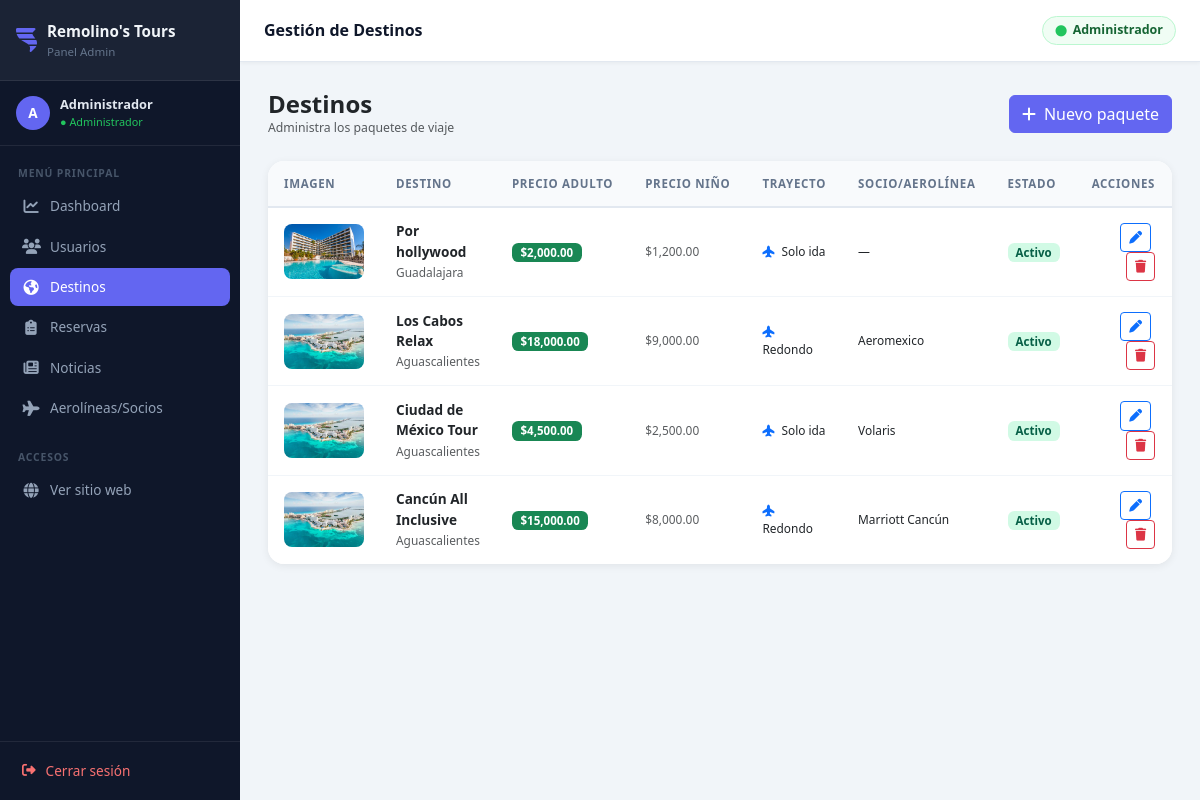
The page /admin/destinos.php (signed in) on the database its author committed.
### tables this page shows
CREATE TABLE `destinos` (
  `id` int(11) NOT NULL,
  `nombre` varchar(150) NOT NULL,
  `descripcion` text DEFAULT NULL,
  `precio` decimal(10,2) NOT NULL DEFAULT 0.00 COMMENT 'Precio adulto',
  `precio_nino` decimal(10,2) NOT NULL DEFAULT 0.00,
  `id_proveedor` int(11) DEFAULT NULL,
  `foto_portada` varchar(255) DEFAULT 'default.png',
  `tipo_trayecto` varchar(50) NOT NULL DEFAULT 'Redondo',
  `cupo_total` int(11) NOT NULL DEFAULT 20,
  `punto_salida` varchar(100) DEFAULT NULL,
  `maleta_mano_kg` int(11) NOT NULL DEFAULT 10,
  `maleta_documentada_kg` int(11) NOT NULL DEFAULT 25,
  `seguro_basico_incluido` tinyint(1) NOT NULL DEFAULT 0,
  `fecha_salida` date DEFAULT NULL,
  `dias` int(11) NOT NULL DEFAULT 1,
  `noches` int(11) NOT NULL DEFAULT 0,
  `estado` enum('Activo','Inactivo','Agotado') NOT NULL DEFAULT 'Activo',
  `created_at` timestamp NOT NULL DEFAULT current_timestamp(),
  `activo` tinyint(1) DEFAULT 1
);

CREATE TABLE `proveedores` (
  `id_proveedor` int(11) NOT NULL,
  `nombre_proveedor` varchar(150) NOT NULL,
  `tipo_proveedor` varchar(100) NOT NULL COMMENT 'Aerolínea, Hotel, Crucero, etc.',
  `contacto` varchar(150) DEFAULT NULL,
  `telefono` varchar(30) DEFAULT NULL,
  `email` varchar(150) DEFAULT NULL
);

### admin/destinos.php (the view, shortened to what this page needs)
<?php
include('../Database/conexion.php');
$resultado = mysqli_query($conexion,
    "SELECT d.*, p.nombre_proveedor
     FROM destinos d
     LEFT JOIN proveedores p ON d.id_proveedor = p.id_proveedor
     ORDER BY d.id DESC"
);
$tituloPagina = 'Gestión de Destinos';
$paginaActual = 'destinos';
require_once 'includes/header.php';
?>
<div class="d-flex align-items-center justify-content-between mb-4">
    <div>
        <h4 class="fw-bold mb-0">Destinos</h4>
        <p class="text-muted small mb-0">Administra los paquetes de viaje</p>
    </div>
    <a href="nuevo_destino.php" class="btn btn-primary d-flex align-items-center gap-2">
        <i class="fa-solid fa-plus"></i> Nuevo paquete
    </a>
</div>
<div class="card panel-card">
    <div class="card-body p-0">
        <div class="table-responsive">
            <table class="table table-hover align-middle mb-0">
                <thead>
                    <tr>
                        <th class="ps-3" style="width:90px;">Imagen</th>
                        <th>Destino</th>
                        <th>Precio Adulto</th>
                        <th>Precio Niño</th>
                        <th>Trayecto</th>
                        <th>Socio/Aerolínea</th>
                        <th>Estado</th>
                        <th class="text-end pe-4">Acciones</th>
                    </tr>
                </thead>
                <tbody>
                <?php if (!$resultado || mysqli_num_rows($resultado) === 0): ?>
                    <tr><td colspan="8" class="text-center text-muted py-5">
                        <i class="fa-solid fa-box-open fa-2x d-block mb-2"></i>
                        Sin destinos registrados
                    </td></tr>
                <?php else: ?>
                    <?php while ($d = mysqli_fetch_assoc($resultado)): ?>
                    <tr>
                        <td class="ps-3">
                            <img src="../assets/imagenes/<?= htmlspecialchars($d['foto_portada'] ?? 'default.png') ?>"
                                 alt="<?= htmlspecialchars($d['nombre']) ?>"
                                 style="width:80px;height:55px;object-fit:cover;border-radius:.5rem;"
                                 onerror="this.src='../assets/imagenes/cancun.png'">
                        </td>
                        <td>
                            <div class="fw-semibold"><?= htmlspecialchars($d['nombre']) ?></div>
                            <small class="text-muted"><?= htmlspecialchars($d['punto_salida'] ?? '—') ?></small>
                        </td>
                        <td>
                            <span class="badge bg-success text-white">$<?= number_format((float)($d['precio'] ?? 0), 2) ?></span>
                        </td>
                        <td class="text-muted small">
                            $<?= number_format((float)($d['precio_nino'] ?? 0), 2) ?>
                        </td>
                        <td class="small">
                            <i class="fa-solid fa-plane-up text-primary me-1"></i>
                            <?= htmlspecialchars($d['tipo_trayecto'] ?? 'Redondo') ?>
                        </td>
                        <td class="small"><?= htmlspecialchars($d['nombre_proveedor'] ?? '—') ?></td>
                        <td>
                            <?php
                            $est = $d['estado'] ?? 'Activo';
                            $estCls = strtolower($est) === 'activo' ? 'badge-confirmada' : 'badge-cancelada';
                            ?>
                            <span class="badge <?= $estCls ?> px-2 py-1"><?= htmlspecialchars($est) ?></span>
                        </td>
                        <td class="text-end pe-4">
                            <a href="editar_destino.php?id=<?= $d['id'] ?>"
                               class="btn btn-sm btn-outline-primary me-1" title="Editar">
                                <i class="fa-solid fa-pen"></i>
                            </a>
                            <a href="eliminar_destino.php?id=<?= $d['id'] ?>"
                               class="btn btn-sm btn-outline-danger"
                               data-confirm="¿Eliminar el destino «<?= htmlspecialchars($d['nombre']) ?>»? Esta acción no se puede deshacer."
                               title="Eliminar">
                                <i class="fa-solid fa-trash"></i>
                            </a>
                        </td>
                    </tr>
                    <?php endwhile; ?>
                <?php endif; ?>
                </tbody>
            </table>
        </div>
    </div>
</div>
<?php require_once 'includes/footer.php'; ?>

### admin/includes/header.php (shortened to what this page needs)
<?php
$tituloPagina = $tituloPagina ?? "Panel Admin";
?>
<!DOCTYPE html>
<html lang="es">
<head>
    <link href="https://cdn.jsdelivr.net/npm/bootstrap@5.3.0/dist/css/bootstrap.min.css" rel="stylesheet">
    <link rel="stylesheet" href="https://cdnjs.cloudflare.com/ajax/libs/font-awesome/6.4.0/css/all.min.css">
</head>
<body>
<?php require_once __DIR__ . "/sidebar.php"; ?>
<header id="topbar">
    <h5 class="topbar-title"><?= htmlspecialchars($tituloPagina) ?></h5>
    <span class="topbar-badge">
        <i class="fa-solid fa-circle"></i>
        <?= htmlspecialchars($_SESSION["nombre"] ?? "Administrador") ?>
    </span>
</header>
<div id="content">
<div class="page-body">

### admin/includes/sidebar.php
<?php
$paginaActual = $paginaActual ?? '';
$menu = [
    'dashboard'   => ['icono'=>'fa-chart-line',     'label'=>'Dashboard',         'url'=>'index.php'],
    'usuarios'    => ['icono'=>'fa-users',           'label'=>'Usuarios',          'url'=>'usuarios.php'],
    'destinos'    => ['icono'=>'fa-earth-americas',  'label'=>'Destinos',          'url'=>'destinos.php'],
    'reservas'    => ['icono'=>'fa-clipboard-list',  'label'=>'Reservas',          'url'=>'reservas.php'],
    'noticias'    => ['icono'=>'fa-newspaper',        'label'=>'Noticias',          'url'=>'noticias.php'],
    'proveedores' => ['icono'=>'fa-plane',           'label'=>'Aerolíneas/Socios', 'url'=>'proveedores.php'],
];
?>
<div id="sidebar">
    <a href="index.php" class="sidebar-brand">
        <i class="fa-solid fa-tornado brand-icon"></i>
        <div class="brand-text">
            <div class="name">Remolino's Tours</div>
            <div class="sub">Panel Admin</div>
        </div>
    </a>
    <div class="sidebar-user">
        <div class="sidebar-user-avatar">
            <?= strtoupper(mb_substr($_SESSION['nombre'] ?? 'A', 0, 1)) ?>
        </div>
        <div class="sidebar-user-info">
            <div class="user-name"><?= htmlspecialchars($_SESSION['nombre'] ?? 'Admin') ?></div>
            <div class="user-role">● Administrador</div>
        </div>
    </div>
    <nav class="sidebar-nav">
        <div class="nav-label">Menú principal</div>
        <?php foreach ($menu as $key => $item): ?>
        <a href="<?= $item['url'] ?>"
           class="nav-link-item <?= $paginaActual === $key ? 'active' : '' ?>">
            <i class="fa-solid <?= $item['icono'] ?> nav-icon"></i>
            <span><?= $item['label'] ?></span>
        </a>
        <?php endforeach; ?>
        <div class="nav-label" style="margin-top:10px;">Accesos</div>
        <a href="../index.php" class="nav-link-item">
            <i class="fa-solid fa-globe nav-icon"></i>
            <span>Ver sitio web</span>
        </a>
    </nav>
    <div class="sidebar-footer">
        <a href="logout.php">
            <i class="fa-solid fa-right-from-bracket nav-icon"></i>
            <span>Cerrar sesión</span>
        </a>
    </div>
</div>

### admin/includes/footer.php (shortened to what this page needs)
</div>
</div>
</body>
</html>

### admin/includes/header.php (style rules this page uses)
:root { --sidebar-w: 240px; --sidebar-bg: #0f172a; --topbar-h: 62px; --accent: #6366f1; --accent-dark: #4f46e5; --body-bg: #f1f5f9; --card-radius: 1rem; --shadow-sm: 0 2px 8px rgba(0,0,0,.07); --shadow-md: 0 6px 20px rgba(0,0,0,.10); }
*, *::before, *::after { box-sizing: border-box; }
body { background: var(--body-bg); font-family: "Segoe UI", system-ui, sans-serif; margin: 0; font-size: .875rem; }
#sidebar { width: var(--sidebar-w); min-height: 100vh; background: var(--sidebar-bg); position: fixed; top: 0; left: 0; z-index: 1030; overflow-y: auto; overflow-x: hidden; transition: transform .25s ease; display: flex; flex-direction: column; }
.sidebar-brand { color: #e2e8f0; padding: 20px 16px; display: flex; align-items: center; gap: 10px; text-decoration: none; border-bottom: 1px solid rgba(255,255,255,.08); }
.sidebar-brand .brand-icon { color: var(--accent); font-size: 1.5rem; }
.sidebar-brand .brand-text .name { font-weight: 700; font-size: .95rem; color: #f1f5f9; }
.sidebar-brand .brand-text .sub { font-size: .72rem; color: #64748b; }
.sidebar-user { padding: 14px 16px; display: flex; align-items: center; gap: 10px; border-bottom: 1px solid rgba(255,255,255,.08); }
.sidebar-user-avatar { width: 34px; height: 34px; background: var(--accent); border-radius: 50%; display: flex; align-items: center; justify-content: center; font-weight: 700; color: #fff; font-size: .85rem; flex-shrink: 0; }
.sidebar-user-info .user-name { font-size: .8rem; font-weight: 600; color: #e2e8f0; max-width: 155px; overflow: hidden; text-overflow: ellipsis; white-space: nowrap; }
.sidebar-user-info .user-role { font-size: .68rem; color: #22c55e; }
.sidebar-nav { flex: 1; padding: 10px; display: flex; flex-direction: column; gap: 2px; }
.sidebar-nav .nav-label { font-size: .65rem; text-transform: uppercase; letter-spacing: .08em; color: #475569; padding: 10px 8px 4px; font-weight: 700; }
.nav-link-item { display: flex; align-items: center; gap: 10px; padding: 9px 12px; border-radius: 8px; color: #94a3b8; text-decoration: none; font-size: .85rem; font-weight: 500; transition: background .15s, color .15s; }
.nav-link-item.active { background: var(--accent); color: #fff; }
.nav-link-item .nav-icon { width: 18px; text-align: center; font-size: .95rem; flex-shrink: 0; }
.sidebar-footer { padding: 10px; border-top: 1px solid rgba(255,255,255,.08); }
.sidebar-footer a { display: flex; align-items: center; gap: 10px; padding: 9px 12px; border-radius: 8px; color: #f87171; text-decoration: none; font-size: .85rem; font-weight: 500; transition: background .15s; }
#topbar { height: var(--topbar-h); background: #fff; border-bottom: 1px solid #e2e8f0; position: fixed; top: 0; left: var(--sidebar-w); right: 0; z-index: 1020; display: flex; align-items: center; padding: 0 1.5rem; gap: 1rem; box-shadow: 0 1px 4px rgba(0,0,0,.05); }
.topbar-title { flex: 1; font-size: 1rem; font-weight: 600; color: #0f172a; margin: 0; }
.topbar-badge { display: inline-flex; align-items: center; gap: 6px; background: #f0fdf4; border: 1px solid #bbf7d0; color: #166534; border-radius: 50px; padding: 4px 12px; font-size: .78rem; font-weight: 600; }
.topbar-badge i { color: #22c55e; font-size: .7rem; }
#content { margin-left: var(--sidebar-w); padding-top: var(--topbar-h); min-height: 100vh; }
.page-body { padding: 1.75rem; }
.panel-card { background: #fff; border: none; border-radius: var(--card-radius); box-shadow: var(--shadow-sm); overflow: hidden; }
.table { font-size: .85rem; margin: 0; }
.table thead th { background: #f8fafc; font-size: .72rem; text-transform: uppercase; letter-spacing: .06em; color: #64748b; border-bottom: 2px solid #e2e8f0; white-space: nowrap; padding: .85rem 1rem; font-weight: 700; }
.table tbody td { padding: .85rem 1rem; vertical-align: middle; border-color: #f1f5f9; }
.table tbody tr:last-child td { border-bottom: none; }
.badge { font-size: .72rem; padding: .35em .75em; border-radius: .4rem; font-weight: 600; }
.badge-confirmada { background: #d1fae5 !important; color: #065f46 !important; }
.btn-primary { background: var(--accent); border-color: var(--accent); }
.btn-sm { font-size: .8rem; }

### rows shown on the page
destinos: foto_portada (picture), nombre "Por hollywood", punto_salida "Guadalajara", precio "2,000.00", precio_nino "1,200.00", tipo_trayecto "Solo ida", nombre_proveedor "—", estado "Activo"
destinos: nombre "Los Cabos Relax", punto_salida "Aguascalientes", precio "18,000.00", precio_nino "9,000.00", tipo_trayecto "Redondo", id_proveedor.nombre_proveedor "Aeromexico", estado "Activo"
destinos: nombre "Ciudad de México Tour", punto_salida "Aguascalientes", precio "4,500.00", precio_nino "2,500.00", tipo_trayecto "Solo ida", id_proveedor.nombre_proveedor "Volaris", estado "Activo"
destinos: nombre "Cancún All Inclusive", punto_salida "Aguascalientes", precio "15,000.00", precio_nino "8,000.00", tipo_trayecto "Redondo", id_proveedor.nombre_proveedor "Marriott Cancún", estado "Activo"

### other values the page prints
mb_substr($_SESSION['nombre'] ?? 'A', 0, 1) "A"
$_SESSION['nombre'] "Administrador"
$item['label'] "Dashboard"
$item['label'] "Usuarios"
$item['label'] "Destinos"
$item['label'] "Reservas"
$item['label'] "Noticias"
$item['label'] "Aerolíneas/Socios"
$tituloPagina "Gestión de Destinos"
$_SESSION["nombre"] "Administrador"
